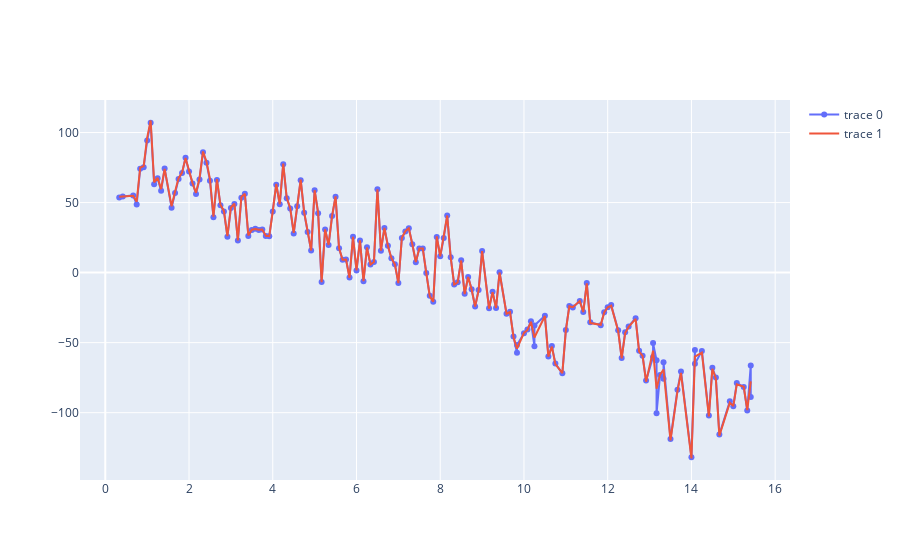

Here is the notebook cell this chart was saved with:
### Code cell
fig = go.Figure(data=go.Scatter(x=data_smd[:, 0], y=data_smd[:, 1], mode='lines+markers'))
fig.add_trace(go.Scatter(x=data_smd[:, 0], y=y, mode='lines'))
fig.show()

### Figure 1 — Plotly figure (JSON) as saved in the notebook; plotly's stock layout.template omitted (floating-point values rounded to 4 significant figures; data arrays with more than 128 entries replaced by an {"elided": "..."} marker saying what was removed)
{"data": [{"mode": "lines+markers", "type": "scatter", "x": {"elided": "165 float values"}, "y": {"elided": "165 float values"}}, {"mode": "lines", "type": "scatter", "x": {"elided": "165 float values"}, "y": {"elided": "165 float values"}}], "layout": {}}
